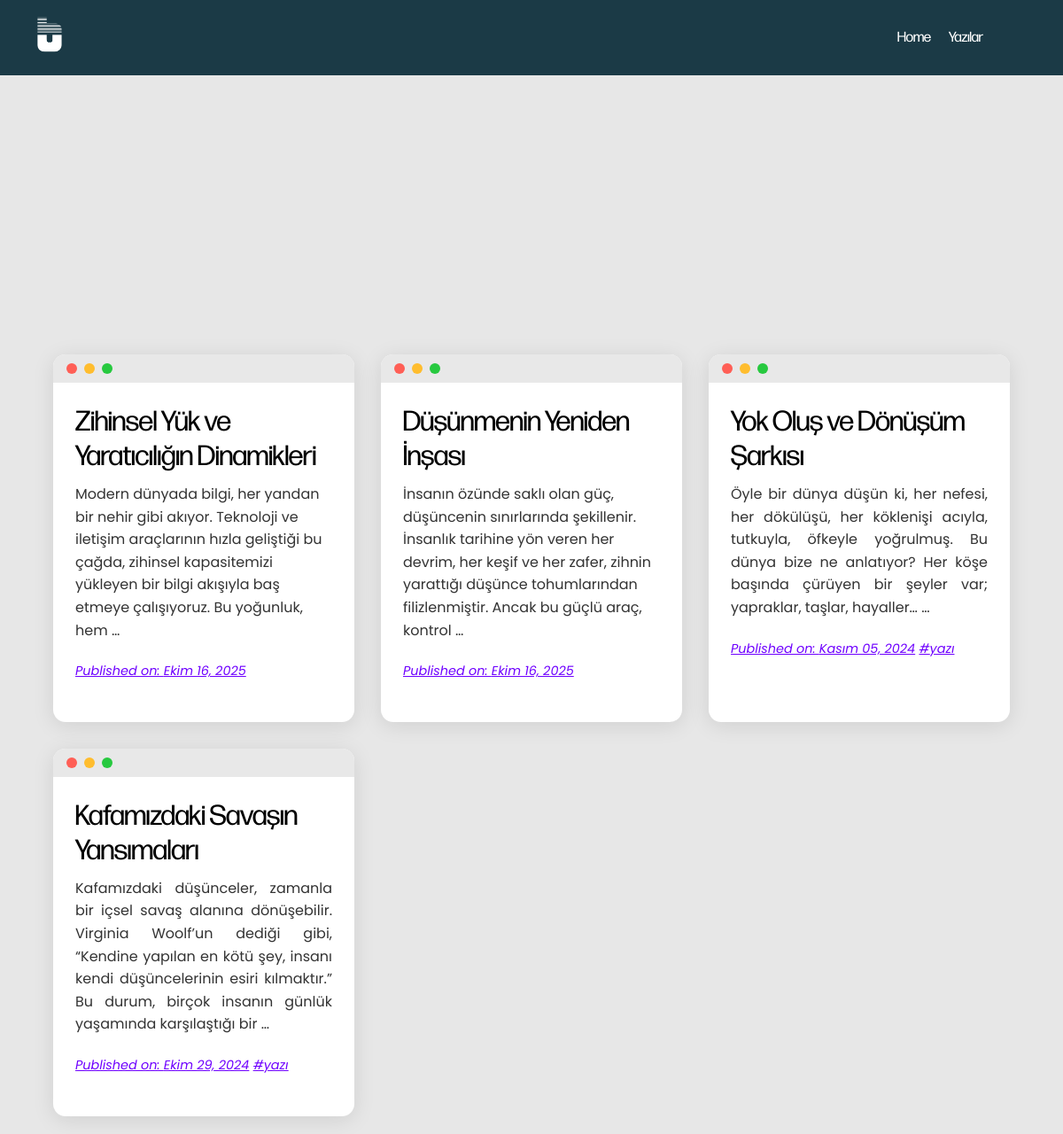
Screenshot of /blog/ with the database file from the repository.
### blog/models.py (models this page shows, shortened)
class Post(models.Model):
    title = models.CharField(max_length=200)
    content = HTMLField()
    image = models.ImageField(upload_to='images/', blank=True, null=True)
    slug=models.SlugField(null=False, unique=True)
    status = models.CharField(max_length=20, choices=[('draft', 'Taslak'), ('published', 'Yayınlanan')], default='published')
    tags = models.ManyToManyField(Tag, related_name='posts', blank=True)
    created_at = models.DateTimeField(auto_now_add=True)
    updated_at = models.DateTimeField(auto_now=True)
    class Meta:
        verbose_name='Yazı'
        verbose_name_plural='Yazılar'

class Tag(models.Model):
    name = models.CharField(max_length=100, unique=True)
    class Meta:
        verbose_name='Etiket'
        verbose_name_plural='Etiketler'

### blog/views.py (the view)
# urls.py: path('', views.home, name='home'),
def home(request):
    posts = Pposts = Post.objects.filter(status='published').order_by('-created_at')
    site_config = Settings.objects.first()
    return render(request, 'blog/home.html', {'posts': posts, 'site_config': site_config})

### templates/blog/home.html (shortened to what this page needs)
<!DOCTYPE html>
<html lang="en">
<head>
    {% load static %}
    <link rel="stylesheet" href="{% static 'css/style.css' %}">
</head>
<body class="home-page">
    <header
    class="site-header"
    {% if site_config and site_config.header_image %}
        style="background-image: url('{{ site_config.header_image.url }}'); background-size: cover; background-position: center;"
    {% else %}
        style="background-color: #e7e7e7;"
    {% endif %}
>
    <nav class="navbar">
        <div class="logo-area">
            <a href="{% url 'home' %}">
                <img src="{% static 'logo.png' %}" alt="Blog Logo" class="blog-logo">
            </a>
        </div>
        <ul>
            <li><a href="{% url 'home' %}">Home</a></li>
            <li><a href="{% url 'post_list' %}">Yazılar</a></li>
        </ul>
    </nav>
    </header>
    <main class="posts-grid">
    {% for post in posts %}
    <div class="browser-card">
        <div class="browser-header">
            <span class="dot red"></span>
            <span class="dot yellow"></span>
            <span class="dot green"></span>
        </div>
        <div class="browser-content">
            <h1><a href="{% url 'post_detail' slug=post.slug %}">{{ post.title }}</a></h1>
            <div class="post-excerpt">
                {{ post.content|safe|truncatewords_html:30 }}
            </div>
            <p class="post-date">
                <a href="{% url 'post_detail' slug=post.slug %}">Published on: {{ post.created_at|date:"F d, Y" }}</a>
                {% for tag in post.tags.all %}
                    <a href="{% url 'tagged_posts' tag.id %}">#{{ tag.name }}</a>
                {% endfor %}
            </p>
        </div>
    </div>
    {% empty %}
        <p>Henüz yazı yok.</p>
    {% endfor %}
</main>
</body>
</html>

### blog/static/css/style.css (style rules this page uses)
* { margin: 0; padding: 0; box-sizing: border-box; }
body { font-family: 'FormaDJRBanner'; background-color: #e7e7e7; color: #000; }
.home-page header { height: 380px; background-size: cover; background-position: center; position: relative; overflow: hidden; z-index: 0; }
.home-page h1 a { color: inherit; text-decoration: none; }
.navbar { display: flex; align-items: center; justify-content: space-between; padding: 10px 40px; background-color: #1b3a46; }
.logo-area img { height: 60px; width: auto; }
nav ul { list-style: none; display: flex; justify-content: flex-end; padding: 20px; margin-right: 30px; }
nav ul li { margin-left: 20px; }
nav ul li a { color: #fff; text-decoration: none; font-size: 16px; }
ul li a { text-decoration: none; color: #18272F; position: relative; }
main { padding: 40px; margin: 40px auto; max-width: 1400px; }
h1 { font-size: 2rem; font-weight: 400; margin-bottom: 10px; font-family: 'FormaDJRBanner', 'Poppins', sans-serif; font-weight: 100; font-style: normal; }
p { margin-bottom: 20px; font-family: 'Poppins', sans-serif; font-style: normal; font-size-adjust: 1.50rem; font-stretch: normal; }
.post-date a { font-size: 1rem; font-style: italic; color: inherit; text-decoration: underline; }
.posts-grid { display: grid; grid-template-columns: repeat(3, 1fr); gap: 30px; padding: 20px 60px; max-width: 1400px; margin: 0 auto; }
.browser-card { background: #fff; border-radius: 14px; box-shadow: 0 4px 25px rgba(0,0,0,0.1); overflow: hidden; transition: transform 0.3s ease, box-shadow 0.3s ease; position: relative; min-height: 250px; }
.browser-header { background: #e8e8e8; padding: 10px 15px; display: flex; align-items: center; gap: 8px; }
.dot { height: 12px; width: 12px; border-radius: 50%; display: inline-block; }
.red { background: #ff5f56; }
.yellow { background: #ffbd2e; }
.green { background: #27c93f; }
.browser-content { padding: 25px; }
.browser-content h1 a { color: #000; text-decoration: none; font-family: 'FormaDJRBanner', 'Poppins', sans-serif; }
.browser-content p { color: #333; line-height: 1.6; }
.browser-content .post-date a { color: #6f00ff; font-size: 0.9rem; }

### rows the page displays
Post: title "Zihinsel Yük ve Yaratıcılığın Dinamikleri", content "Modern dünyada bilgi, her yandan bir nehir gibi akıyor. Teknoloji ve iletişim araçlarının hızla geliştiği bu çağda, zihinsel kapasitemizi yükleyen bir bilgi akışıyla baş etmeye çalışıyoruz. Bu yoğunluk, hem …", created_at "Ekim 16, 2025"
Post: title "Düşünmenin Yeniden İnşası", content "İnsanın özünde saklı olan güç, düşüncenin sınırlarında şekillenir. İnsanlık tarihine yön veren her devrim, her keşif ve her zafer, zihnin yarattığı düşünce tohumlarından filizlenmiştir. Ancak bu güçlü araç, kontrol …", created_at "Ekim 16, 2025"
Post: title "Yok Oluş ve Dönüşüm Şarkısı", content "Öyle bir dünya düşün ki, her nefesi, her dökülüşü, her köklenişi acıyla, tutkuyla, öfkeyle yoğrulmuş. Bu dünya bize ne anlatıyor? Her köşe başında çürüyen bir şeyler var; yapraklar, taşlar, hayaller… …", created_at "Kasım 05, 2024"
Tag: name "yazı"
Post: title "Kafamızdaki Savaşın Yansımaları", content "Kafamızdaki düşünceler, zamanla bir içsel savaş alanına dönüşebilir. Virginia Woolf’un dediği gibi, “Kendine yapılan en kötü şey, insanı kendi düşüncelerinin esiri kılmaktır.” Bu durum, birçok insanın günlük yaşamında karşılaştığı bir …", created_at "Ekim 29, 2024"
